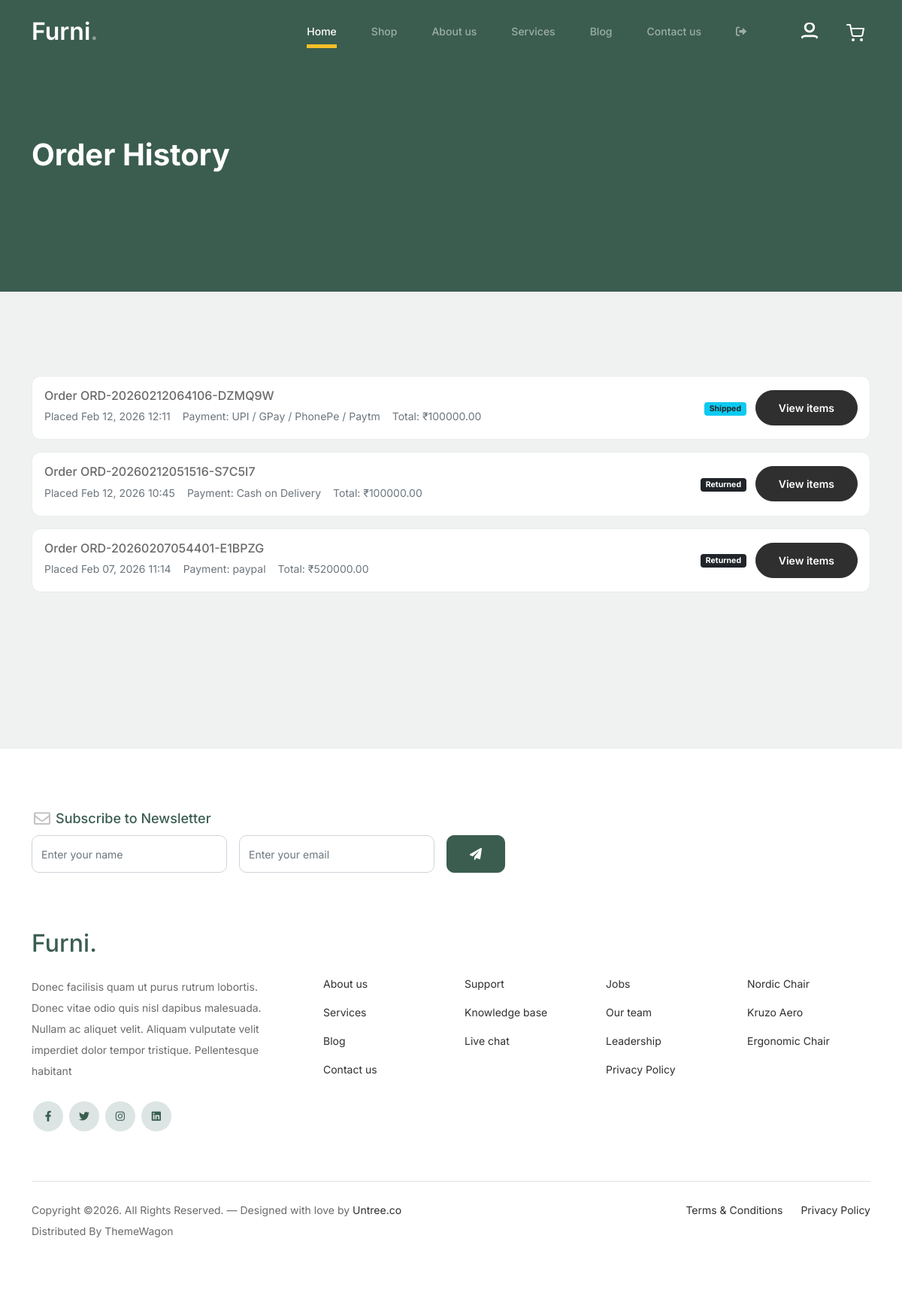
The app's page /buyers/history/ (signed in), older data.
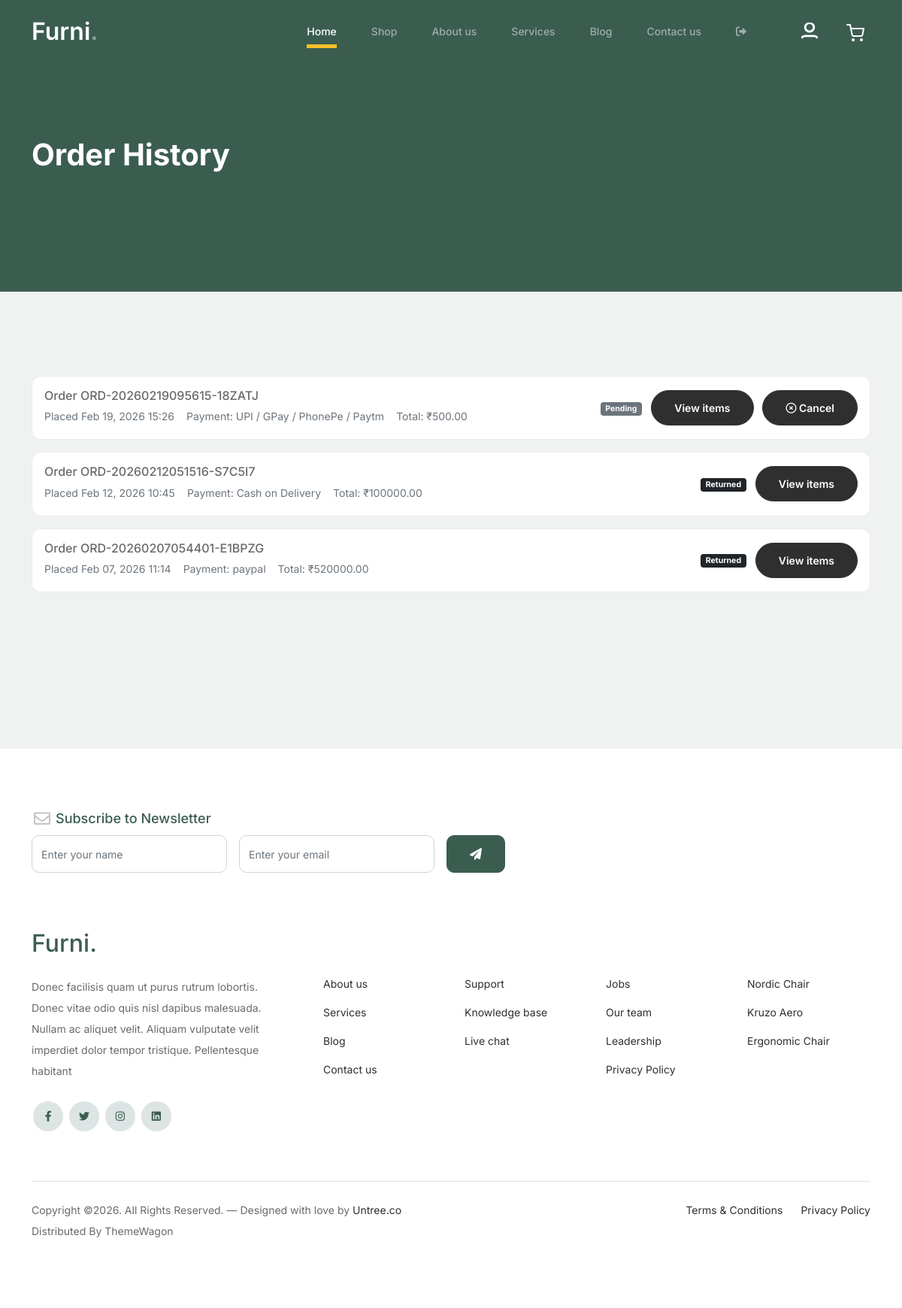
The same page, newer data.
### buyers/models.py (models this page shows, shortened)
class Order(models.Model):
    ORDER_STATUS_CHOICES = [
        ('pending', 'Pending'),
        ('processing', 'Processing'),
        ('shipped', 'Shipped'),
        ('delivered', 'Delivered'),
        ('return_requested', 'Return Requested'),
        ('returned', 'Returned'),
        ('cancelled', 'Cancelled'),
    ]
    PAYMENT_METHOD_CHOICES = [
        ('upi', 'UPI / GPay / PhonePe / Paytm'),
        ('cash_on_delivery', 'Cash on Delivery'),
    ]
    buyer = models.ForeignKey(Buyer, on_delete=models.CASCADE, related_name="orders")
    order_number = models.CharField(max_length=50, unique=True)
    first_name = models.CharField(max_length=100)
    last_name = models.CharField(max_length=100)
    company_name = models.CharField(max_length=100, blank=True, null=True)
    email = models.EmailField()
    phone = models.CharField(max_length=15)
    address = models.TextField()
    address_line2 = models.CharField(max_length=255, blank=True, null=True)
    city = models.CharField(max_length=100)
    state = models.CharField(max_length=100)
    postal_code = models.CharField(max_length=20)
    country = models.CharField(max_length=100)
    ship_to_different_address = models.BooleanField(default=False)
    shipping_first_name = models.CharField(max_length=100, blank=True, null=True)
    shipping_last_name = models.CharField(max_length=100, blank=True, null=True)
    shipping_company_name = models.CharField(max_length=100, blank=True, null=True)
    shipping_address = models.TextField(blank=True, null=True)
    shipping_address_line2 = models.CharField(max_length=255, blank=True, null=True)
    shipping_city = models.CharField(max_length=100, blank=True, null=True)
    shipping_state = models.CharField(max_length=100, blank=True, null=True)
    shipping_postal_code = models.CharField(max_length=20, blank=True, null=True)
    shipping_country = models.CharField(max_length=100, blank=True, null=True)
    subtotal = models.DecimalField(max_digits=10, decimal_places=2)
    total = models.DecimalField(max_digits=10, decimal_places=2)
    payment_method = models.CharField(max_length=50, choices=PAYMENT_METHOD_CHOICES)
    order_notes = models.TextField(blank=True, null=True)
    status = models.CharField(max_length=20, choices=ORDER_STATUS_CHOICES, default='pending')
    created_at = models.DateTimeField(auto_now_add=True)
    updated_at = models.DateTimeField(auto_now=True)
    class Meta:
        ordering = ['-created_at']

### buyers/views.py (the view)
# urls.py: path("history/", by_history, name="by_history"),
@never_cache
@buyer_login_required
def by_history(request):
    buyer_id = request.session.get("buyer_id")
    buyer = Buyer.objects.get(id=buyer_id)
    orders = Order.objects.filter(buyer=buyer).prefetch_related(
        "items",
        "items__variant",
        "items__variant__product"
    ).order_by("-created_at")
    status_counts = {
        "all": orders.count(),
        "pending": orders.filter(status="pending").count(),
        "processing": orders.filter(status="processing").count(),
        "shipped": orders.filter(status="shipped").count(),
        "delivered": orders.filter(status="delivered").count(),
        "cancelled": orders.filter(status="cancelled").count(),
    }
    return render(request, 'by_history.html', {
        "orders": orders,
        "status_counts": status_counts
    })

### buyers/context_processors.py (called while the page is built)
def current_buyer(request) -> Dict[str, Optional[Buyer]]:
    buyer_id = request.session.get("buyer_id")
    buyer = None
    if buyer_id:
        try:
            buyer = Buyer.objects.get(id=buyer_id)
        except Buyer.DoesNotExist:
            buyer = None
    return {"current_buyer": buyer}

### buyers/views.py (called while the page is built)
def buyer_login_required(view_func):
    @wraps(view_func)
    def wrapper(request, *args, **kwargs):
        if not request.session.get("buyer_id"):
            messages.error(request, "Please login to access this page", extra_tags="buyer")
            return redirect("by_login")
        return view_func(request, *args, **kwargs)
    return wrapper

### buyers/templates/by_history.html (shortened to what this page needs)
{% extends "by_base.html" %}
{% load static %}
{% block buyer_layout %}
		<div class="hero">
			<div class="container">
				<div class="row justify-content-between">
					<div class="col-lg-5">
						<div class="intro-excerpt">
							<h1>Order History</h1>
						</div>
					</div>
					<div class="col-lg-7">
					</div>
				</div>
			</div>
		</div>
		<div class="untree_co-section before-footer-section">
			<div class="container">
				<div class="row">
					<div class="col-12">
						{% if orders %}
							{% for order in orders %}
								<div class="order-card">
									<div class="order-header">
										<div>
											<div class="h6 mb-1">Order {{ order.order_number }}</div>
											<div class="order-meta">
												<span>Placed {{ order.created_at|date:"M d, Y H:i" }}</span>
												<span>Payment: {{ order.get_payment_method_display }}</span>
												<span>Total: ₹{{ order.total }}</span>
											</div>
										</div>
										<div>
											<span class="badge
												{% if order.status == 'pending' %} bg-secondary
												{% elif order.status == 'processing' %} bg-warning text-dark
												{% elif order.status == 'shipped' %} bg-info text-dark
												{% elif order.status == 'delivered' %} bg-success
												{% elif order.status == 'return_requested' %} bg-primary
												{% elif order.status == 'returned' %} bg-dark
												{% elif order.status == 'cancelled' %} bg-danger
												{% else %} bg-light text-dark
												{% endif %}">
												{{ order.get_status_display }}
											</span>
											<button class="btn btn-sm btn-outline-dark ms-2"
												type="button"
												data-bs-toggle="collapse"
												data-bs-target="#orderItems{{ forloop.counter }}"
												aria-expanded="false"
												aria-controls="orderItems{{ forloop.counter }}">
												View items
											</button>
											{% if order.status == 'pending' or order.status == 'processing' %}
											<button class="btn btn-sm btn-outline-danger ms-2" data-bs-toggle="modal" data-bs-target="#cancelOrderModal{{ forloop.counter }}">
												<i class="fa-regular fa-circle-xmark"></i>
												Cancel
											</button>
											{% endif %}
										</div>
									</div>
								</div>
							{% endfor %}
						{% else %}
							<div class="text-center text-muted py-5">
								No orders yet.
							</div>
						{% endif %}
					</div>
				</div>
			</div>
		</div>
{% endblock buyer_layout %}

Row changes from the older to the newer data that the page shows:
removed Order: order_number "ORD-20260212064106-DZMQ9W", created_at "Feb 12, 2026 12:11", payment_method "UPI / GPay / PhonePe / Paytm", total "100000.00", status "Shipped"
added Order: order_number "ORD-20260219095615-18ZATJ", created_at "Feb 19, 2026 15:26", payment_method "UPI / GPay / PhonePe / Paytm", total "500.00", status "Pending"
